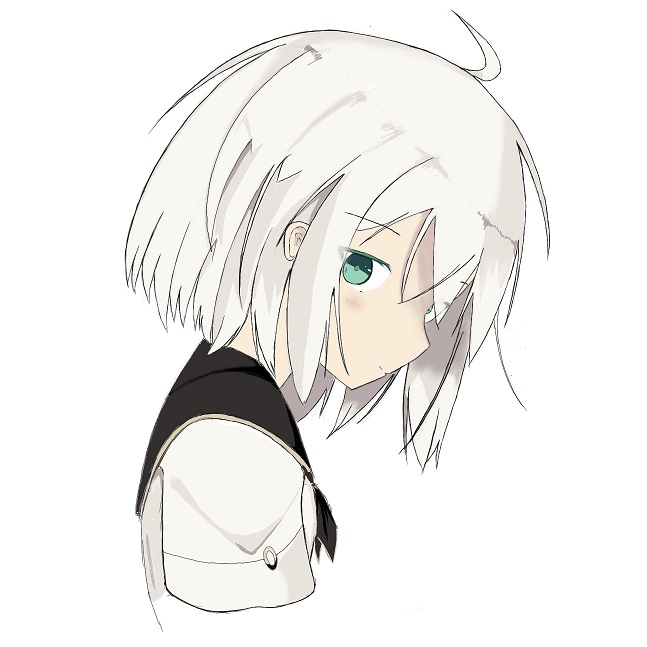
#> input picture test.jpg, 647 x 647 px
$ python -i tool.py   (imports and definitions only)
#> lines starting #> are read from the running program, lines starting #| are printed output that depends on the picture; after the words box and inside, x2 and y2 are one past the last pixel; in counts of white or black regions, pixels touching at a corner belong together
import cv2 as cv
import numpy as np


def gray_to_binary(gray_img):
    img_binary = cv.adaptiveThreshold(gray_img, 255, cv.ADAPTIVE_THRESH_MEAN_C, cv.THRESH_BINARY, 3, 0)
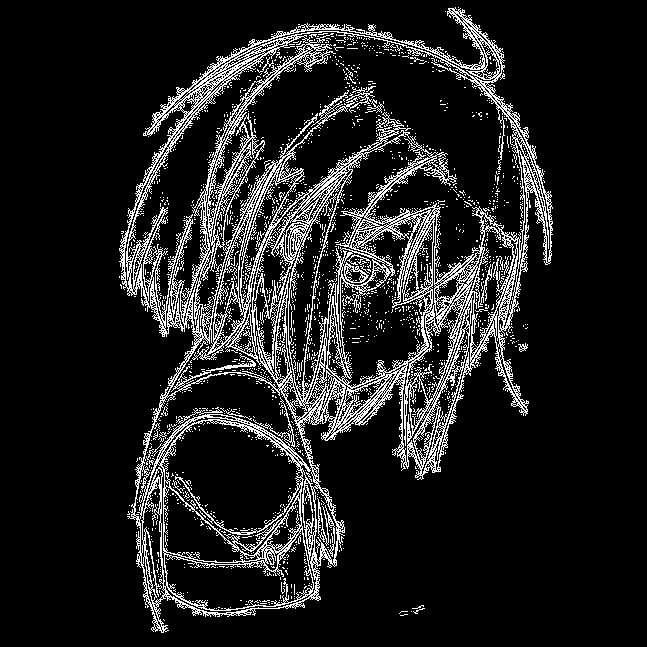
#> img_binary: shape (647, 647); 12.1% white in thin lines or dots, all inside (x1, y1, x2, y2) = (119, 7, 553, 633)
    blurred = cv.GaussianBlur(img_binary, (11, 11), 0)
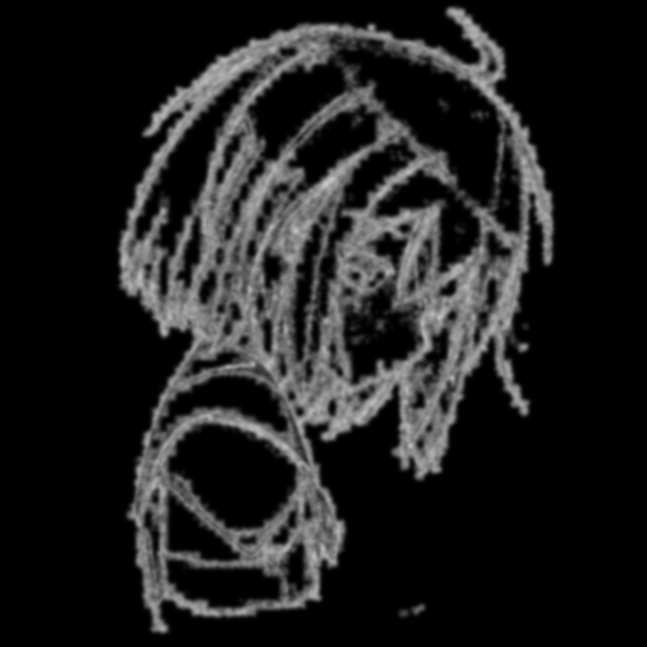
#> blurred: shape (647, 647); min 0, max 200, mean 30.8
    img_binary = cv.Canny(blurred, 1, 250)
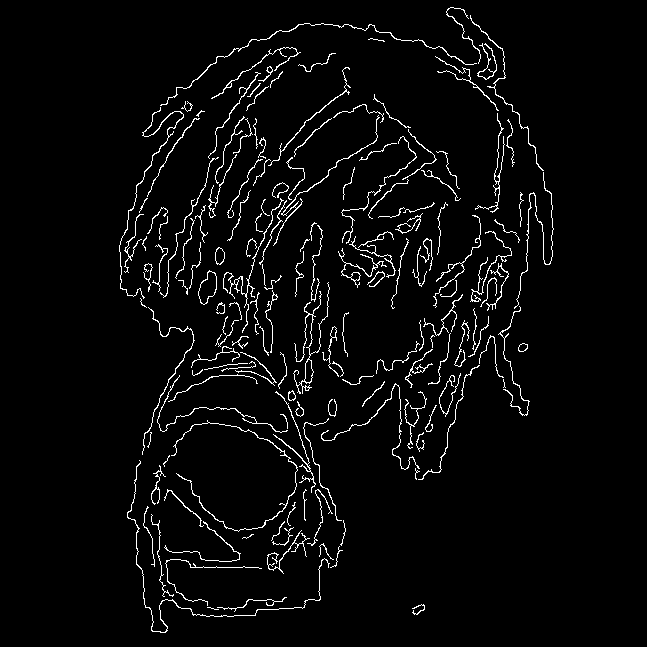
#> img_binary: shape (647, 647); 3.6% white in thin lines or dots, all inside (x1, y1, x2, y2) = (119, 7, 554, 633)
    return img_binary


def binary_to_color(img_binary):
    shape = img_binary.shape
    img_color = np.zeros(shape=(shape[0], shape[1], 3), dtype='uint8')
    for i in range(3):
        img_color[:, :, i] = img_binary
    return img_color


def binary_to_char(char_set, img_binary, multiple):
    char_set = list(char_set)
    # resize the picture according to the font size
    resize_pic = cv.resize(img_binary, None, fx=1 / multiple, fy=1 / multiple,
                           interpolation=cv.INTER_AREA)
    size = resize_pic.shape
    # get random characters matrix
    random_char = np.random.choice(char_set, size=size)
    # initialize image which ready for putting text on it
    shape = img_binary.shape
    new_image = np.zeros(shape=(shape[0], shape[1], 3), dtype='uint8')
    # render char image
    for i in range(size[0]):
        for j in range(size[1]):
            if not resize_pic[i, j]:
                random_char[i, j] = ' '
            cv.putText(new_image, random_char[i, j], (j * multiple, i * multiple),
                       cv.FONT_HERSHEY_PLAIN, multiple / 10, (255, 255, 255), 1, lineType=cv.LINE_AA)
    return new_image

>>> import cv2
>>> picture = cv2.imread('test.jpg', cv2.IMREAD_GRAYSCALE)
>>> result = gray_to_binary(picture)
